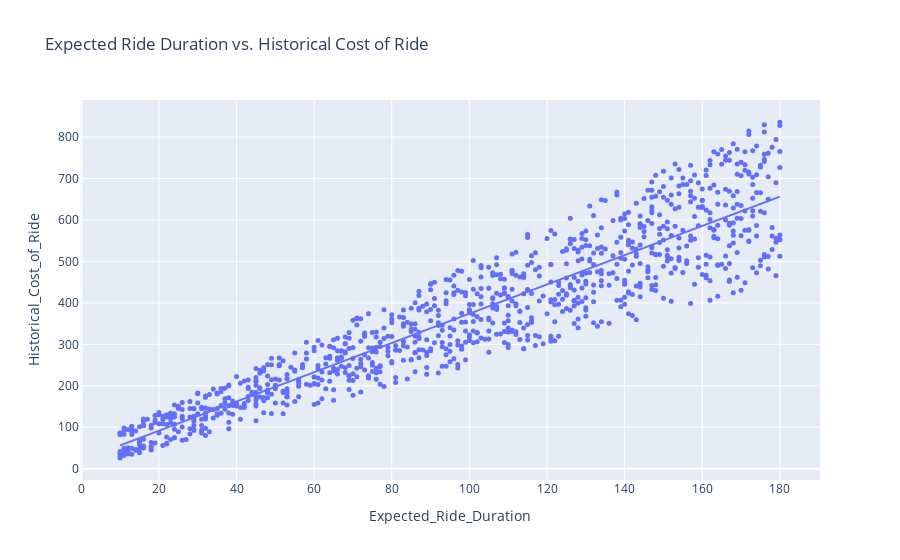

The code cell stored with this chart in its notebook:
### Markdown cell above
Now let’s have a look at the relationship between expected ride duration and the historical cost of the ride:

### Code cell
fig = px.scatter(data, x='Expected_Ride_Duration', 
                 y='Historical_Cost_of_Ride',
                 title='Expected Ride Duration vs. Historical Cost of Ride', 
                 trendline='ols')
fig.update_traces(marker=dict(size=5))
fig.show()

### Figure 1 — Plotly figure (JSON) as saved in the notebook; plotly's stock layout.template omitted (floating-point values rounded to 4 significant figures; data arrays with more than 128 entries replaced by an {"elided": "..."} marker saying what was removed)
{"data": [{"hovertemplate": "Expected_Ride_Duration=%{x}<br>Historical_Cost_of_Ride=%{y}<extra></extra>", "legendgroup": "", "marker": {"color": "#636efa", "size": 5, "symbol": "circle"}, "mode": "markers", "name": "", "orientation": "v", "showlegend": false, "type": "scatter", "x": {"elided": "1000 int values"}, "xaxis": "x", "y": {"elided": "1000 float values"}, "yaxis": "y"}, {"hovertemplate": "<b>OLS trendline</b><br>Historical_Cost_of_Ride = 3.53091 * Expected_Ride_Duration + 20.8668<br>R<sup>2</sup>=0.860344<br><br>Expected_Ride_Duration=%{x}<br>Historical_Cost_of_Ride=%{y} <b>(trend)</b><extra></extra>", "legendgroup": "", "marker": {"color": "#636efa", "size": 5, "symbol": "circle"}, "mode": "lines", "name": "", "showlegend": false, "type": "scatter", "x": {"elided": "1000 int values"}, "xaxis": "x", "y": {"elided": "1000 float values"}, "yaxis": "y"}], "layout": {"legend": {"tracegroupgap": 0}, "title": {"text": "Expected Ride Duration vs. Historical Cost of Ride"}, "xaxis": {"anchor": "y", "domain": [0, 1], "title": {"text": "Expected_Ride_Duration"}}, "yaxis": {"anchor": "x", "domain": [0, 1], "title": {"text": "Historical_Cost_of_Ride"}}}}
